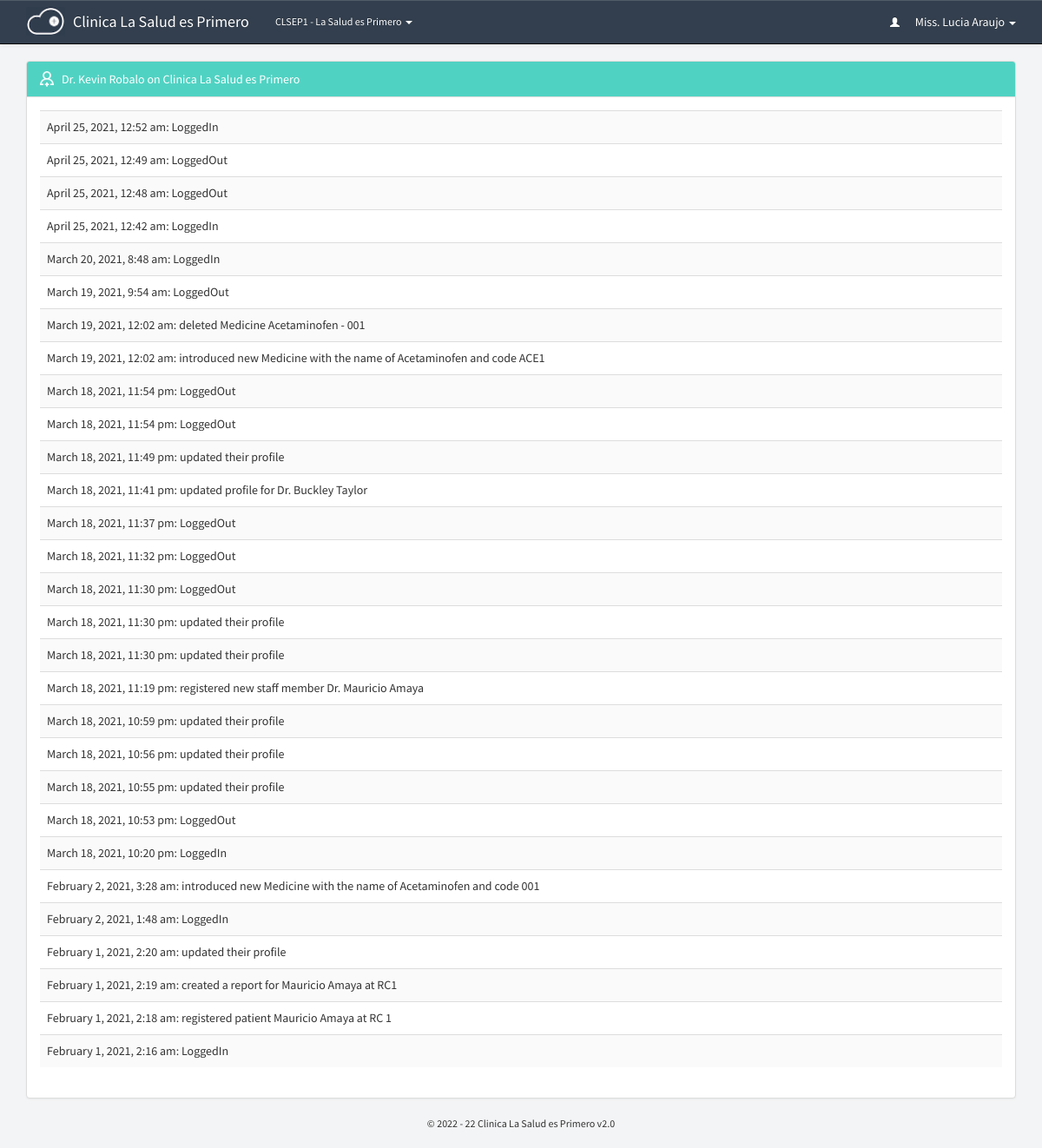
The app's page /staff/staff-log.php?id=6 (signed in) with its own data.
### tables this page shows
CREATE TABLE `p_branches_dir` (
  `id` bigint(20) NOT NULL,
  `guardian` varchar(250) NOT NULL,
  `name` varchar(250) NOT NULL,
  `address` varchar(250) NOT NULL,
  `location` varchar(250) NOT NULL,
  `contact` varchar(250) NOT NULL,
  `type` varchar(250) NOT NULL,
  `last_update` datetime NOT NULL
);

CREATE TABLE `p_global_permissions` (
  `id` varchar(250) NOT NULL DEFAULT '',
  `portal_name` varchar(250) NOT NULL,
  `version` varchar(250) NOT NULL,
  `guardian_short_name` varchar(250) NOT NULL,
  `guardian_name` varchar(250) NOT NULL,
  `register_patient` varchar(20) NOT NULL,
  `prescribe_patient` varchar(20) NOT NULL,
  `patients_directory` varchar(20) NOT NULL,
  `pending_prescriptions` varchar(20) NOT NULL,
  `add_staff` varchar(20) NOT NULL,
  `staff_directory` varchar(20) NOT NULL,
  `my_porfile` varchar(20) NOT NULL,
  `staff_profile` varchar(20) NOT NULL,
  `add_branch` varchar(20) NOT NULL,
  `branches_directory` varchar(20) NOT NULL,
  `global_settings` varchar(20) NOT NULL,
  `introduce_medicine` varchar(20) NOT NULL,
  `update_stock` varchar(20) NOT NULL,
  `consumed_stock_local` varchar(20) NOT NULL,
  `consumed_stock_global` varchar(20) NOT NULL,
  `opening_time` varchar(250) NOT NULL,
  `closing_time` varchar(250) NOT NULL,
  `during_close_time` varchar(20) NOT NULL,
  `theme` varchar(250) NOT NULL,
  `timezone` varchar(250) NOT NULL,
  `charge_mode_a` varchar(250) NOT NULL,
  `charge_mode_b` varchar(250) NOT NULL,
  `charge_mode_c` varchar(250) NOT NULL,
  `charge_mode_d` varchar(250) NOT NULL,
  `access_level_6` varchar(250) NOT NULL,
  `access_level_5` varchar(250) NOT NULL,
  `access_level_4` varchar(250) NOT NULL,
  `access_level_3` varchar(250) NOT NULL,
  `access_level_2` varchar(250) NOT NULL,
  `access_level_1` varchar(250) NOT NULL,
  `mobile_number` varchar(250) NOT NULL,
  `address` varchar(250) NOT NULL,
  `sign_level` varchar(250) NOT NULL,
  `medicine_directory` varchar(250) NOT NULL,
  `medicine_profile` varchar(250) NOT NULL,
  `patient_contact` varchar(250) NOT NULL,
  `patient_address` varchar(250) NOT NULL,
  `patient_email` varchar(250) NOT NULL,
  `edit_patient` varchar(250) NOT NULL,
  `manage_patients` varchar(250) NOT NULL,
  `auto_refresh` varchar(250) NOT NULL,
  `currency` varchar(250) NOT NULL,
  `charge_mode_a_value` int(20) NOT NULL,
  `charge_mode_b_value` int(20) NOT NULL,
  `charge_mode_c_value` int(20) NOT NULL,
  `charge_mode_d_value` int(20) NOT NULL,
  `updated_by` varchar(255) NOT NULL,
  `last_update` datetime NOT NULL,
  `recent_hours` varchar(250) NOT NULL
);

CREATE TABLE `p_logs` (
  `id` bigint(20) NOT NULL,
  `user` varchar(250) NOT NULL,
  `at` datetime NOT NULL,
  `action` varchar(250) NOT NULL,
  `type` varchar(250) NOT NULL,
  `priority` varchar(250) NOT NULL
);

### includes/libraries.php (called while the page is built, shortened)
<?php
	include "logs.php";
	include "staff.php";
	include "medicine.php";
	include "branches.php";
function sns_header($title){
	require_once "../theme/htmlhead.php";
	require_once "../theme/header.php";
}
function sns_footer(){
	require_once "../theme/footer.php";
}
?>

### pre-includes/regular-functions.php (called while the page is built, shortened)
<?php
	$global_permission=mysqli_fetch_object(mysqli_query($con,"select * from p_global_permissions where id='1'"));
function get_global($query){
	global $con;
	$get_global=mysqli_fetch_object(mysqli_query($con,"select $query from p_global_permissions where id='1' "));
	return $get_global->$query;
}
function if_logged_in(){
	if(empty($_SESSION['id'])) {
		return false;
	}else if(empty($_SESSION['branch'])){
		return false;
	}else if(empty($_SESSION['session_id'])){
		return false;
	}else if(empty($_SESSION['access_level'])){
		return false;
	}else if(empty($_SESSION['unique_code'])){
		return false;
	}else {
		return true;
	}
}
function display_time($datetime){
	$processing = strtotime($datetime);
	$today=date("Y-m-d");
	$extract_day=(date("Y-m-d", $processing));
	if($today==$extract_day){ $output="".date("g:i a", $processing)." Today";
	}else{$output = date("F j, Y, g:i a", $processing);}
	return $output;
}

### includes/staff.php (called while the page is built, shortened)
<?php
function staff_info($query,$id = NULL){
	global $con;
	if(!isset($id)){
		$id = $_SESSION['id'];
	}
	$call=mysqli_fetch_object(mysqli_query($con, "select * from p_staff_dir where id='$id'"));
	return $call->$query;
}
?>

### includes/branches.php (called while the page is built, shortened)
<?php
function branch_name($code){
	global $con;
	$call=mysqli_fetch_object(mysqli_query($con, "select * from p_branches_dir where id='$code'"));
	return $call->name;
}
?>

### pre-includes/all.php (called while the page is built, shortened)
<?php
include "db.php";
require_once "regular-functions.php";
?>

### includes/initiate.php (called while the page is built)
<?php
	require_once "../pre-includes/all.php";
	require_once "libraries.php";
?>

### includes/logs.php (called while the page is built, shortened)
<?php
function priority_level($number){
	if($number==50){ $means="critical";}
	else if($number==40){ $means="vital";}
	else if($number==30){ $means="important";}
	else if($number==20){ $means="regular";}
	else if($number==10){ $means="normal";}
	else {$means="normal";}
	return $means;
}
?>

### staff/staff-log.php (the view, shortened to what this page needs)
<?php
	require_once "../includes/initiate.php";
	if(isset($_GET['id'])){$id=$_GET['id'];
	}else{
		$id=$_SESSION['id'];
	}
	sns_header('Staff Log');
?>
<div id="staff-log" class="container page">
<div class="panel panel-default">
  <div class="panel-heading theme-staff"><span class="inlineicon staff-mini"><?php echo staff_info("full_name",$id);?> on <?php echo "$global_permission->portal_name";?></span></div>
<div class="panel-body">
<table class="table table-striped"><tbody>
	<?php
	$sql=mysqli_query($con, "select * from p_logs where user='$id' order by id desc limit 500")or die(mysqli_error());
	while($display_log=mysqli_fetch_array($sql)){
	?>
    <tr><td><?php echo display_time($display_log['at']);?><span class="priority_<?php echo priority_level($display_log['priority']);?>">: <?php echo $display_log['action']?></span></td></tr>
	<?php }?>
</tbody></table>
</div>
</div>
</div>

### theme/header.php (shortened to what this page needs)
<link rel="stylesheet" href="//netdna.bootstrapcdn.com/bootstrap/3.0.3/css/bootstrap.min.css">
<link rel="stylesheet" href="../theme/css/bootstrap.min.css">
<link rel="stylesheet" href="../theme/css/bootstrap-theme.min.css">
<link rel="stylesheet" href="../theme/css/main.css">
</head>
<body>
<?php
  if( if_logged_in() == true ):
?>
<nav class="navbar navbar-default navbar-fixed-top navbar-inverse">
  <div class="container">
    <div class="navbar-header">
      <a class="navbar-brand" href="../dashboard">
        <div class="img-brand img-responsive"><img alt="Brand" src="../theme/images/mini-inline-logo-res.png" class="img-responsive img-brand"/></div>
        <div class="text"><?php echo get_global('portal_name');?></div>
      </a>
    </div>
    <div class="collapse navbar-collapse" id="bs-example-navbar-collapse-1">
      <ul class="nav navbar-nav">
       <li class="dropdown mini">
          <a href="#" class="dropdown-toggle" data-toggle="dropdown" role="button" aria-haspopup="true" aria-expanded="false"><?php echo get_global('guardian_short_name'); echo staff_info('branch');?> - <?php echo branch_name(staff_info('branch'));?> <span class="caret"></span></a>
        </li>
      </ul>
      <ul class="nav navbar-nav navbar-right">
       <li class="dropdown">
          <a href="#" class="dropdown-toggle" data-toggle="dropdown" role="button" aria-haspopup="true" aria-expanded="false"><i class="glyphicon glyphicon-user"></i> <?php echo staff_info("full_name");?> <span class="caret"></span></a>
        </li>
      </ul>
    </div>
  </div>
</nav>
<?php endif; ?>

### theme/css/main.css (style rules this page uses)
body,html { background:#F3F4F5;font-family:'Source Sans Pro',sans-serif }
.page.container { margin-top:70px }
.panel-body:before { -webkit-clip-path:polygon(0 0,100% 0,100% 56%,0 42%);clip-path:polygon(0 0,100% 0,100% 56%,0 42%);background-color:#e2e8ec!important }
.navbar-inverse { background:#333f4e!important;color:#fff }
.navbar-nav .mini { font-size:12px }
.navbar-inverse .navbar-brand,.navbar-default .navbar-brand,.navbar-inverse .navbar-nav>li>a,.navbar-default .navbar-nav>li>a { color:#fff!important }
.navbar-inverse .navbar-brand { padding-top:0 }
.navbar-inverse .img-brand { padding-top:0;margin-top:-4px;max-height:33px }
.navbar-inverse .navbar-brand .img-brand,.navbar-inverse .navbar-brand .text { display:inline-block!important }
.navbar-inverse .navbar-brand .text { padding-top:15px!important;margin-left:5px }
.navbar-nav .glyphicon { font-size:11px!important;padding-right:15px }
.theme-staff { background:#50D2C2!important;color:#fff!important }
.table-striped td { line-height:21px!important }
.panel-default>.panel-heading { background-image:none }
.table-striped>tbody>tr:nth-child(odd),.table-striped>tbody>tr:nth-child(odd)>td,.table-striped>tbody>tr:nth-child(odd)>th { background:#fafafa!important }
.staff-mini { background:url(../icons/staff-mini.png) no-repeat;padding-left:25px;background-size:16px auto }

### records on screen
p_branches_dir: name "La Salud es Primero"
p_global_permissions: portal_name "Clinica La Salud es Primero"
p_logs: at "April 25, 2021, 12:52 am", action "LoggedIn"
p_logs: at "April 25, 2021, 12:49 am", action "LoggedOut"
p_logs: at "April 25, 2021, 12:48 am", action "LoggedOut"
p_logs: at "April 25, 2021, 12:42 am", action "LoggedIn"
p_logs: at "March 20, 2021, 8:48 am", action "LoggedIn"
p_logs: at "March 19, 2021, 9:54 am", action "LoggedOut"
p_logs: at "March 19, 2021, 12:02 am", action "deleted Medicine Acetaminofen - 001"
p_logs: at "March 19, 2021, 12:02 am", action "introduced new Medicine with the name of Acetaminofen and code ACE1"
p_logs: at "March 18, 2021, 11:54 pm", action "LoggedOut"
p_logs: at "March 18, 2021, 11:54 pm", action "LoggedOut"
p_logs: at "March 18, 2021, 11:49 pm", action "updated their profile"
p_logs: at "March 18, 2021, 11:41 pm", action "updated profile for Dr. Buckley Taylor"
p_logs: at "March 18, 2021, 11:37 pm", action "LoggedOut"
p_logs: at "March 18, 2021, 11:32 pm", action "LoggedOut"
p_logs: at "March 18, 2021, 11:30 pm", action "LoggedOut"
p_logs: at "March 18, 2021, 11:30 pm", action "updated their profile"
p_logs: at "March 18, 2021, 11:30 pm", action "updated their profile"
p_logs: at "March 18, 2021, 11:19 pm", action "registered new staff member Dr. Mauricio Amaya"
p_logs: at "March 18, 2021, 10:59 pm", action "updated their profile"
p_logs: at "March 18, 2021, 10:56 pm", action "updated their profile"
p_logs: at "March 18, 2021, 10:55 pm", action "updated their profile"
p_logs: at "March 18, 2021, 10:53 pm", action "LoggedOut"
p_logs: at "March 18, 2021, 10:20 pm", action "LoggedIn"
p_logs: at "February 2, 2021, 3:28 am", action "introduced new Medicine with the name of Acetaminofen and code 001"
p_logs: at "February 2, 2021, 1:48 am", action "LoggedIn"
p_logs: at "February 1, 2021, 2:20 am", action "updated their profile"
p_logs: at "February 1, 2021, 2:19 am", action "created a report for Mauricio Amaya at RC1"
p_logs: at "February 1, 2021, 2:18 am", action "registered patient Mauricio Amaya at RC 1"
p_logs: at "February 1, 2021, 2:16 am", action "LoggedIn"

### other values on screen
get_global('portal_name') "Clinica La Salud es Primero"
get_global('guardian_short_name') "CLSEP"
staff_info('branch') "1"
staff_info("full_name") "Miss. Lucia Araujo"
staff_info("full_name",$id) "Dr. Kevin Robalo"
get_global('version') "2.0"
